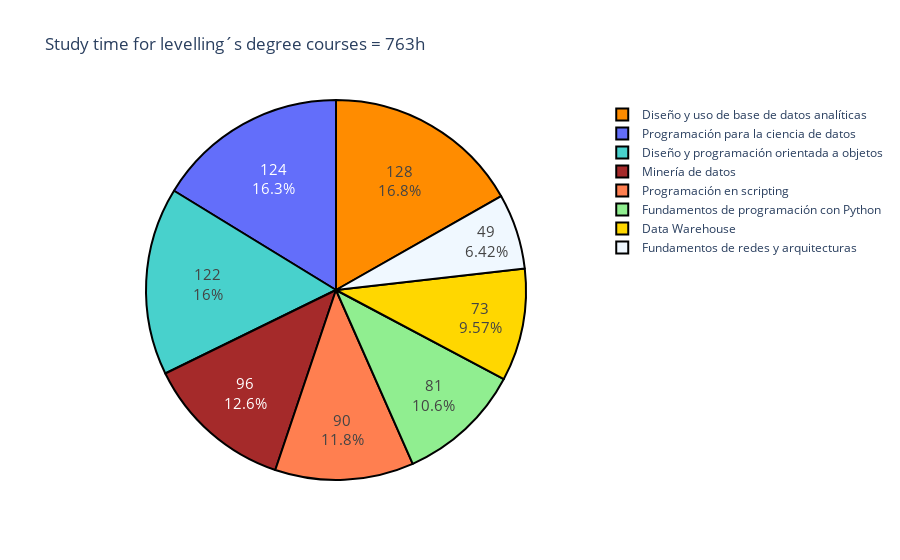

Here is the notebook cell this chart was saved with:
### Code cell
# Visual graph for levelling's subjects
colors = ['gold', 'mediumturquoise', 'darkorange', 'lightgreen',
          'AliceBlue', 'Brown', 'Coral']

fig = go.Figure(data=[go.Pie(labels=df[df['Type'] == 'Levelling'][' Assigned task'],
                             values=(df[df['Type'] == 'Levelling'][' Duration']/60))])

fig.update_traces(hoverinfo='label+percent', textinfo='value+percent',
                  textfont_size=15, textposition='inside',
                  marker=dict(colors=colors, line=dict(color='#000000', width=2)))

fig.update_layout(
    title_text='Study time for levelling´s degree courses = {:.0f}h'.format(
        sum(df[df['Type'] == 'Levelling'][' Duration'])/60))

fig.show()

### Figure 1 — Plotly figure (JSON) as saved in the notebook; plotly's stock layout.template omitted (floating-point values rounded to 4 significant figures)
{"data": [{"hoverinfo": "label+percent", "labels": ["Data Warehouse", "Diseño y programación orientada a objetos", "Diseño y uso de base de datos analíticas", "Fundamentos de programación con Python", "Fundamentos de redes y arquitecturas", "Minería de datos", "Programación en scripting", "Programación para la ciencia de datos"], "marker": {"colors": ["gold", "mediumturquoise", "darkorange", "lightgreen", "AliceBlue", "Brown", "Coral"], "line": {"color": "#000000", "width": 2}}, "textfont": {"size": 15}, "textinfo": "value+percent", "textposition": "inside", "type": "pie", "values": [73, 122, 128, 81, 49, 96, 90, 124]}], "layout": {"title": {"text": "Study time for levelling´s degree courses = 763h"}}}
